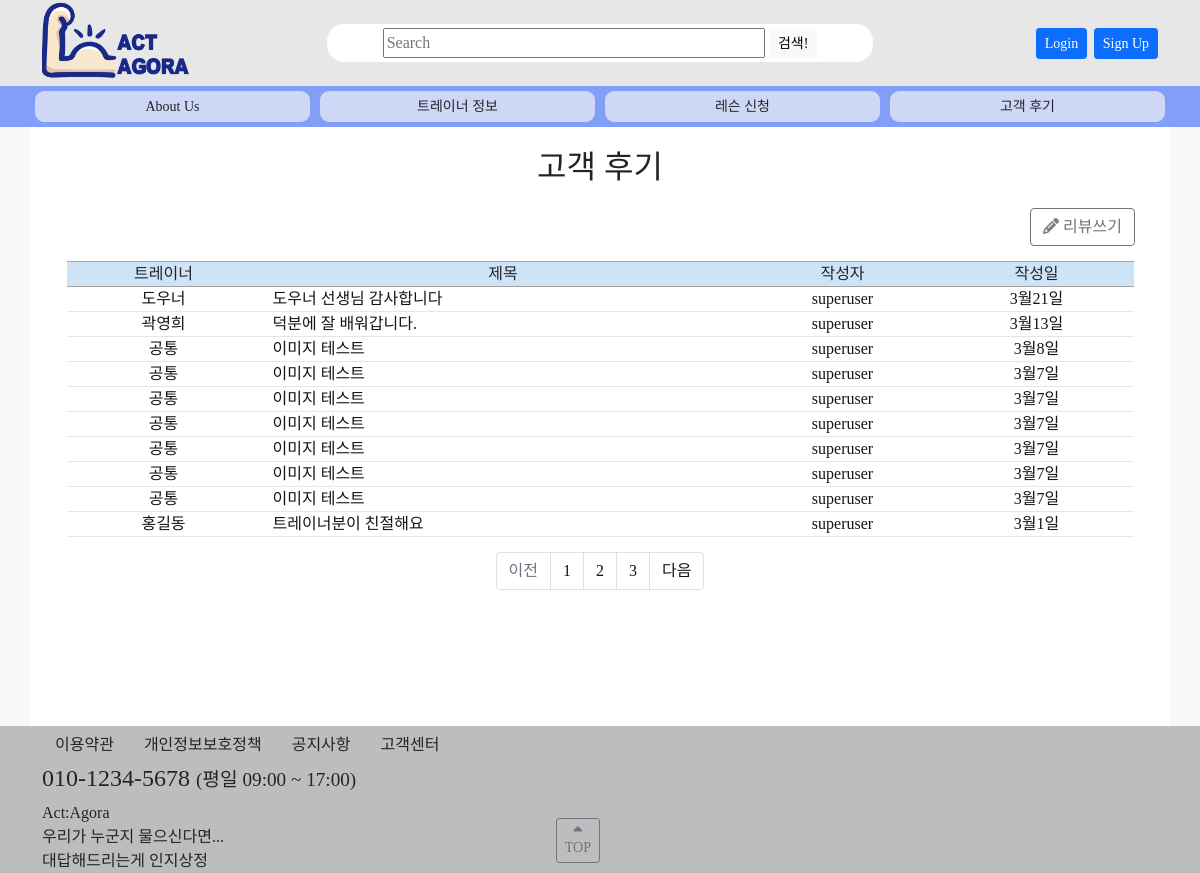
/review/, run on the app's committed database.
### review/models.py (models this page shows, shortened)
class Review(models.Model):
    writer = models.ForeignKey(settings.AUTH_USER_MODEL, null=True, blank=True, on_delete=models.SET_NULL, verbose_name='작성자')
    trainer = models.ForeignKey(Trainer, null=True, blank=True, on_delete=models.SET_NULL, verbose_name='트레이너')
    date = models.DateTimeField(auto_now_add=True, blank=False, verbose_name='작성일')
    genretext = models.CharField(max_length=200, null=True, blank=True)
    genre = models.ManyToManyField(Genre, blank=True, verbose_name='장르')
    tagtext = models.CharField(max_length=200, null=True, blank=True)
    hashtag = models.ManyToManyField(Hashtag, blank=True)
    title = models.CharField(max_length=100, null=True)
    content = models.TextField(null=True, blank=True)
    def get_absolute_url(self):
        return reverse('review:review-detail', args=[str(self.id)])
    class Meta:
        db_table = '리뷰'
        verbose_name = '리뷰'
        verbose_name_plural = '리뷰'

### trainer/models.py (models this page shows, shortened)
class Trainer(models.Model):
    writer = models.ForeignKey(settings.AUTH_USER_MODEL, null=True, blank=True, on_delete=models.CASCADE, verbose_name='작성자')
    name = models.CharField(max_length=10, verbose_name='이름')
    genretext = models.CharField(max_length=200, null=True)
    genre = models.ManyToManyField(Genre, blank=True, verbose_name='장르')
    address = models.CharField(max_length=40, null=True, verbose_name='지역')
    place = models.CharField(max_length=40, null=True, verbose_name='장소')
    summary = models.TextField(null=True, blank=True)
    tagtext = models.CharField(max_length=200, null=True, blank=True)
    hashtag = models.ManyToManyField(Hashtag, blank=True)
    image = ProcessedImageField(
        upload_to=get_profile_image_path, processors=[ResizeToFill(width=500, height=500, upscale=False)],
        null=True, blank=True,
        format='JPEG', options={'quality': 90}, verbose_name="프로필 이미지"
    )
    imagename = models.CharField(max_length=64, null=True, blank=True, verbose_name='이미지파일')
    cert1, cert2, cert3, cert4, cert5, cert6, cert7, cert8, cert9, cert10 = [
        models.CharField(max_length=40, null=True, blank=True) for i in range(10)
    ]
    certimg1, certimg2, certimg3, certimg4, certimg5, certimg6, certimg7, certimg8, certimg9, certimg10 = [
        ProcessedImageField(
            upload_to=get_profile_image_path, processors=[Resize(width=500, height=None, upscale=False)],
            null=True, blank=True, format='JPEG', options={'quality': 90}
        ) for i in range(10)
    ]
    sns1, sns2, sns3, sns4, sns5 = [
        models.CharField(max_length=256, null=True, blank=True) for i in range(5)
    ]
    def display_genre(self):
        """Create a string for the Genre. This is required to display genre in Admin."""
        return ', '.join(genre.name for genre in self.genre.all()[:3])
    display_genre.short_description = 'Genre'
    class Meta:
        db_table = '트레이너'
        verbose_name = '트레이너'
        verbose_name_plural = '트레이너'

### accounts/models.py (models this page shows)
class User(AbstractBaseUser, PermissionsMixin):
    objects = UserManager()
    user_id = models.CharField(max_length=17, verbose_name="아이디", unique=True)
    password = models.CharField(max_length=256, verbose_name="비밀번호")
    email = models.EmailField(max_length=128, verbose_name="이메일", null=True, unique=True)
    hp = models.IntegerField(verbose_name="핸드폰번호", null=True, unique=True)
    name = models.CharField(max_length=8, verbose_name="이름", null=True)
    level = models.CharField(choices=LEVEL_CHOICES, max_length=18, verbose_name="등급", default=3)
    auth = models.CharField(max_length=10, verbose_name="인증번호", null=True)
    date_joined = models.DateTimeField(auto_now_add=True, verbose_name='가입일', null=True, blank=True)
    is_active = models.BooleanField(default=True)
    is_admin = models.BooleanField(default=False)
    is_staff = models.BooleanField(default=False)
    is_superuser = models.BooleanField(default=False)
    USERNAME_FIELD = 'user_id'
    REQUIRED_FIELDS = ['email']
    def __str__(self):
        return self.user_id
    class Meta:
        db_table = "회원목록"
        verbose_name = "사용자"
        verbose_name_plural = "사용자"

### review/views.py (the view)
# urls.py: path('review/', views.ReviewListView.as_view(), name='reviews'),
class ReviewListView(generic.ListView):
    model = Review
    paginate_by = 10
    template_name = 'review/review_list.html'
    context_object_name = 'review_list'
    def get_queryset(self):
        trainer_list = Review.objects.order_by('-id')
        self.request.session['trainer_id'] = None
        return trainer_list
    def get_context_data(self, **kwargs):
        context = super().get_context_data(**kwargs)
        paginator = context['paginator']
        page_numbers_range = 5
        max_index = len(paginator.page_range)
        page = self.request.GET.get('page')
        current_page = int(page) if page else 1
        start_index = int((current_page - 1) / page_numbers_range) * page_numbers_range
        end_index = start_index + page_numbers_range
        if end_index >= max_index:
            end_index = max_index
        page_range = paginator.page_range[start_index:end_index]
        context['page_range'] = page_range
        return context

### templates/review/review_list.html (shortened to what this page needs)
{% extends 'base.html' %}
{% block contents %}
{% if b %}
<h1>검색 결과</h1>
{% else %}
<h1 align="center">고객 후기</h1>
{% endif %}
{% if b %}
<p></p>
{% else %}
<div style="text-align: right; padding-right: 35px">
    <a href="{% url 'review:review-new' %}"><button class="btn btn-outline-secondary"><i class="fas fa-pencil-alt" style="color: gray"></i> 리뷰쓰기</button></a>
</div>
{% endif %}
<div class="row justify-content-center" style="margin-top: 15; margin-bottom: 0">
    <div class="col-3 col-md-2 board-top">트레이너</div>
    <div class="col-6 col-md-5 board-top">제목</div>
    <div class="col-3 col-md-2 board-top">작성자</div>
    <div class="d-none d-md-block col-md-2 board-top">작성일</div>
</div>
{% if page_obj %}
    {% for review in page_obj %}
    <a href="{{ review.get_absolute_url }}">
        <div class="row justify-content-center">
            <div class="col-3 col-md-2 board-content" style="text-align: center">{% if review.trainer %}{{ review.trainer.name }}{% else %}공통{% endif %}</div>
            <div class="col-6 col-md-5 board-content" style="">{{ review.title }}</div>
            <div class="col-3 col-md-2 board-content" style="text-align: center">{{ review.writer }}</div>
            <div class="d-none d-md-block col-md-2 board-content" style="text-align: center">{{ review.date|date:"n월j일" }}</div>
        </div>
    </a>
    {% endfor %}
{% endif %}
{% if is_paginated %}
<ul class="pagination justify-content-center" style="margin-top: 15px">
    {% if page_obj.has_previous %}
    <li class="page-item">
        <a class="page-link" href="?page={{ page_obj.previous_page_number }}"
            tabindex="-1">이전</a>
    </li>
    {% else %}
    <li class="page-item disabled">
        <a class="page-link" href="#" tabindex="-1">이전</a>
    </li>
    {% endif %}
    {% for page in page_range %}
    <li class="page-item {% if page == page_obj.number %} activate {% endif %}">
        <a class="page-link" href="?page={{ page }}">{{ page }}</a>
    </li>
    {% endfor %}
    {% if page_obj.has_next %}
    <li class="page-item">
        <a class="page-link"
            href="?page={{ page_obj.next_page_number }}">다음</a>
    </li>
    {% else %}
    <li class="page-item disabled">
        <a class="page-link" href="#">다음</a>
    </li>
    {% endif %}
</ul>
{% endif %}
{% endblock %}

### static/css/styles.css (style rules this page uses)
body { font-family: NotoSansKR; background-color: #BDBDBD; margin: 0; padding: 0; }
a:link { text-decoration: none; color: #151515; }
button { vertical-align: middle; }
.board-top { text-align: center; border-top: 1px solid #A4A4A4; border-bottom: 1px solid #A4A4A4; background-color: #CEE3F6; }
.board-content { border-bottom: 1px solid #E6E6E6; background-color: white; }

### data on the page
Review: trainer.name "도우너", title "도우너 선생님 감사합니다", writer "superuser", date "3월21일"
Review: trainer.name "곽영희", title "덕분에 잘 배워갑니다.", writer "superuser", date "3월13일"
Review: shows "공통", title "이미지 테스트", writer "superuser", date "3월8일"
Review: shows "공통", title "이미지 테스트", writer "superuser", date "3월7일"
Review: shows "공통", title "이미지 테스트", writer "superuser", date "3월7일"
Review: shows "공통", title "이미지 테스트", writer "superuser", date "3월7일"
Review: shows "공통", title "이미지 테스트", writer "superuser", date "3월7일"
Review: shows "공통", title "이미지 테스트", writer "superuser", date "3월7일"
Review: shows "공통", title "이미지 테스트", writer "superuser", date "3월7일"
Review: trainer.name "홍길동", title "트레이너분이 친절해요", writer "superuser", date "3월1일"

### other printed values
{{ page }} "1" "2" "3"
